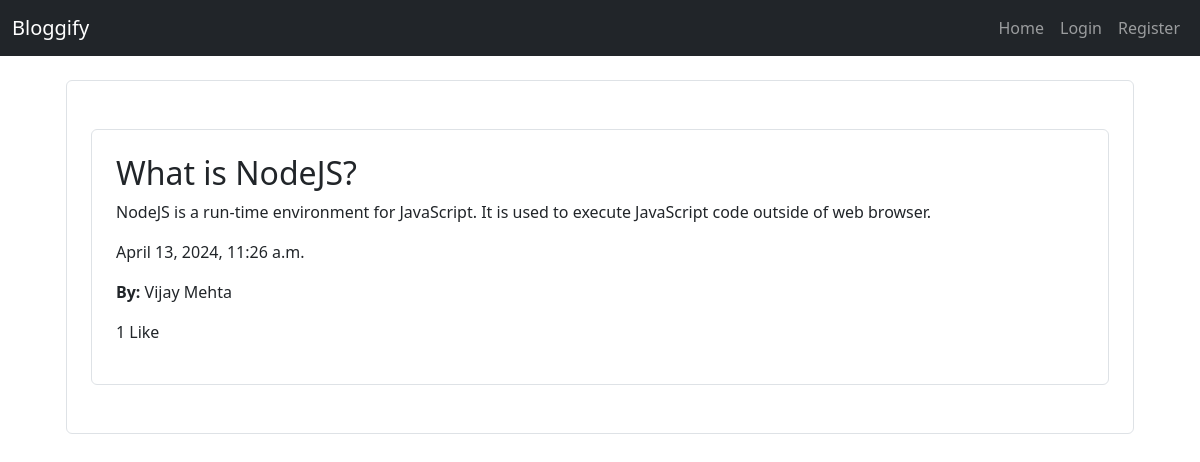
/guest-post-details/?id=3, run on the app's committed database.
### articles/models.py (models this page shows, shortened)
class Post(models.Model):
    title = models.CharField(max_length=100)
    description = models.CharField(max_length=250)
    content = models.TextField()
    created_at = models.DateTimeField(auto_now_add=True)
    author = models.ForeignKey(User, on_delete=models.CASCADE)
    likes = models.ManyToManyField(User, related_name='likes')

### accounts/models.py (models this page shows, shortened)
class User(models.Model):
    first_name = models.CharField(max_length=50)
    last_name = models.CharField(max_length=50)
    email_id = models.CharField(max_length=50)
    password = models.CharField(max_length=20)
    image = models.ImageField(upload_to='profile_pics', default="defaultprofilepic.jpg")
    password_reset_code = models.CharField(max_length=6,default="")

### articles/views.py (the view)
# urls.py: path('guest-post-details/', articles_views.guest_post_details_view, name='guest-post-details'),
def guest_post_details_view(request):
    return render(request, 'GuestPostDetails.html', {'post': Post.objects.get(id=request.GET['id'])})

### templates/GuestPostDetails.html (shortened to what this page needs)
{% extends 'base.html' %}
{% block content %}
<div class="container">
    <div class="border rounded p-4 m-4">
        <div class="rounded mx-auto border p-4 m-4">
            <h2>{{ post.title }}</h2>
            <p>{{ post.content }}</p>
            <p>{{ post.created_at }}</p>
            <p><b>By: </b>{{ post.author.first_name }} {{ post.author.last_name }}</p>
            {% if post.likes.count > 1 %}
                <p>{{ post.likes.count }} Likes</p>
            {% else %}
                <p>{{ post.likes.count }} Like</p>
            {% endif %}
        </div>
    </div>
</div>
{% endblock %}

### data on the page
Post: title "What is NodeJS?", content "NodeJS is a run-time environment for JavaScript. It is used to execute JavaScript code outside of web browser.", created_at "April 13, 2024, 11:26 a.m.", author.first_name "Vijay", author.last_name "Mehta", likes.count "1"
